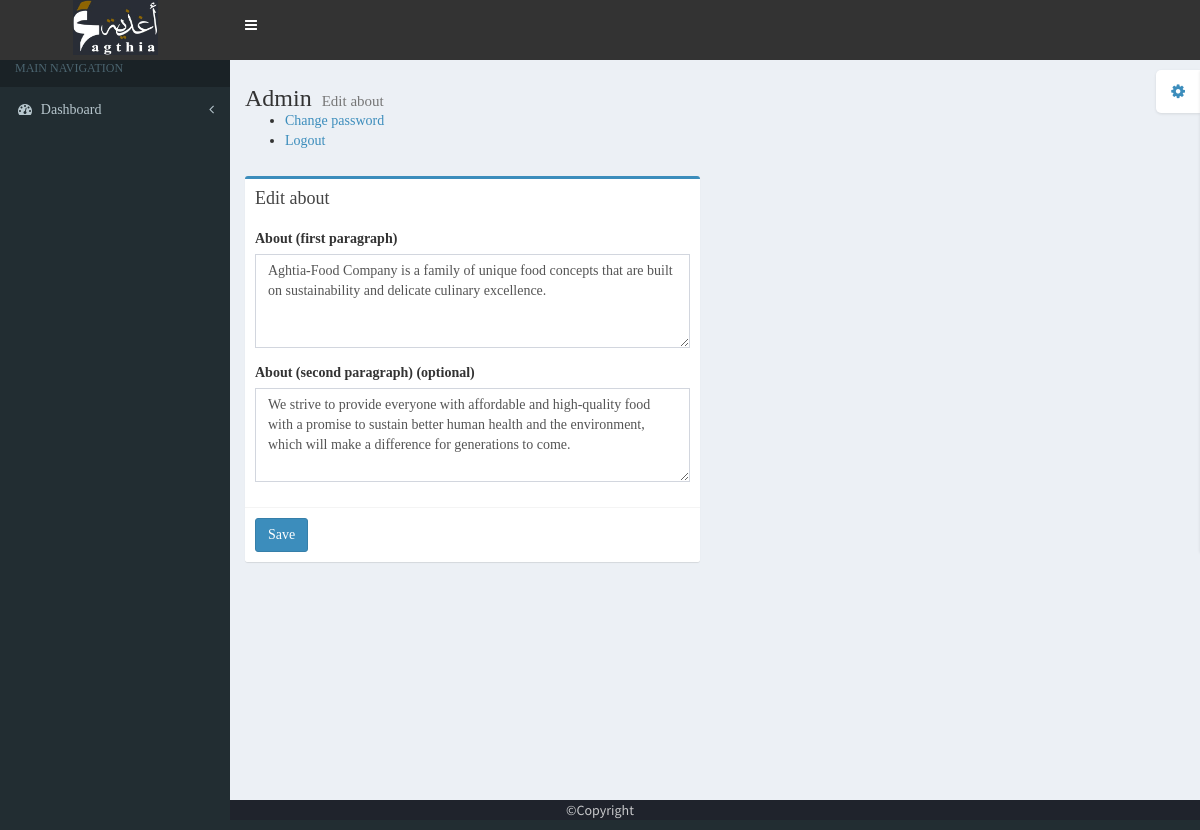
Page /edit_about_adm/8 (signed in) on the committed database.
### agthi/models.py (models this page shows)
class Aboutt(models.Model):
    description = models.TextField(null=True)
    description1 = models.TextField(null=True)

### agthi/views.py (the view, shortened to what this page needs)
# urls.py: path('edit_about_adm/<id>', agthi.views.edit_about_adm, name='edit_about_adm'),
@never_cache
@login_required
def edit_about_adm(request, id):
    dvd = Aboutt.objects.get(id=id)
    return render(request, 'tem/edit_about_adm1.html', {'dvd': dvd})

### Templates/tem/edit_about_adm1.html (shortened to what this page needs)
{% load static %}
<!DOCTYPE html>
<html>
  <head>
    <link href="{% static 'sta1/admin_panel/bootstrap/css/bootstrap.min.css' %}" rel="stylesheet" type="text/css" />
    <link href="https://maxcdn.bootstrapcdn.com/font-awesome/4.3.0/css/font-awesome.min.css" rel="stylesheet" type="text/css" />
    <link href="http://code.ionicframework.com/ionicons/2.0.0/css/ionicons.min.css" rel="stylesheet" type="text/css" />
    <link href="{% static 'sta1/admin_panel/dist/css/AdminLTE.min.css' %}" rel="stylesheet" type="text/css" />
    <link href="{% static 'sta1/admin_panel/dist/css/skins/_all-skins.min.css' %}" rel="stylesheet" type="text/css" />
  </head>
  <body class="skin-blue">
    <div class="wrapper">
      <header class="main-header">
         <a href="{% url 'home' %}" class="logo" style="background-color: #333;height:60px;">
          <img style="width:85px;height:55px" src="{% static 'sta1/images/logo_agthia.jpg' %}" alt="">
        </a>
        <nav class="navbar navbar-static-top" role="navigation" style="background-color: #333;height:60px;">
          <a href="#" class="sidebar-toggle" data-toggle="offcanvas" role="button">
          </a>
        </nav>
      </header>
      <aside class="main-sidebar">
        <section class="sidebar">
          <ul class="sidebar-menu">
            <li class="header" style="font-family: made avenue personal use;">MAIN NAVIGATION</li>
            <li class="treeview">
              <a href="#">
                <i class="fa fa-dashboard"></i> <span style="font-family: neusa next pro;">Dashboard</span> <i class="fa fa-angle-left pull-right"></i>
              </a>
            </li>
          </ul>
        </section>
      </aside>
      <div class="content-wrapper">
        <section class="content-header">
          <h1 style="margin-top:10px;font-family: made avenue personal use;">
            Admin
            <small>Edit about</small>
          </h1>
          <ul style="font-family:neusa next pro">
             <li><a href="#" id="change-password-link">Change password</a></li>
             <li><a href="{% url 'logout' %}">Logout</a></li>
          </ul>
        </section>
        <section class="content">
          <div class="row">
            <div class="col-md-6">
              <div class="box box-primary">
                <div class="box-header">
                  <h3 class="box-title"  style="font-family: made avenue personal use;">Edit about</h3>
                </div>
                <form id="edi-abo" style="font-family:neusa next pro" role="form" method="post" action="{% url 'edit_about_adm' dvd.id %}">
                  <div class="box-body">
                    <div class="form-group">
                      <label for="aboutDescription">About (first paragraph)</label>
                      <textarea class="form-control" id="aboutDescription" name="about_parag" rows="4" cols="50" required>{{dvd.description}}</textarea>
                    </div>
                    <div class="form-group">
                      <label for="aboutDescription1">About (second paragraph) (optional)</label>
                      <textarea class="form-control" id="aboutDescription1" name="about_parag1" rows="4" cols="50" required>{{dvd.description1}}</textarea>
                    </div>
                  </div>
                  <div class="box-footer">
                    <button form="edi-abo" type="submit" class="btn btn-primary">Save</button>
                  </div>
                </form>
              </div>
            </div>
          </div>
        </section>
      </div>
       <footer>
            <p style="color: #c8c9cb;">©Copyright</p>
        </footer>
    </div>
  </body>
</html>

### rows in the picture
Aboutt: about_parag "Aghtia-Food Company is a family of unique food concepts that are built on sustainability and delicate culinary excellence.", about_parag1 "We strive to provide everyone with affordable and high-quality food with a promise to sustain better human health and the environment, which will make a difference for generations to come."
